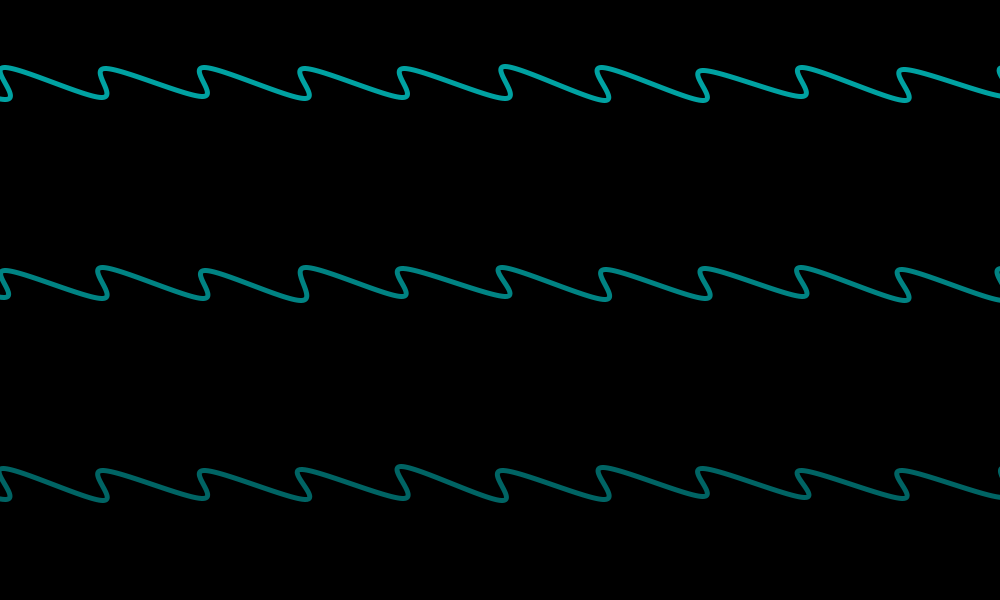
Frame 1 (no input)
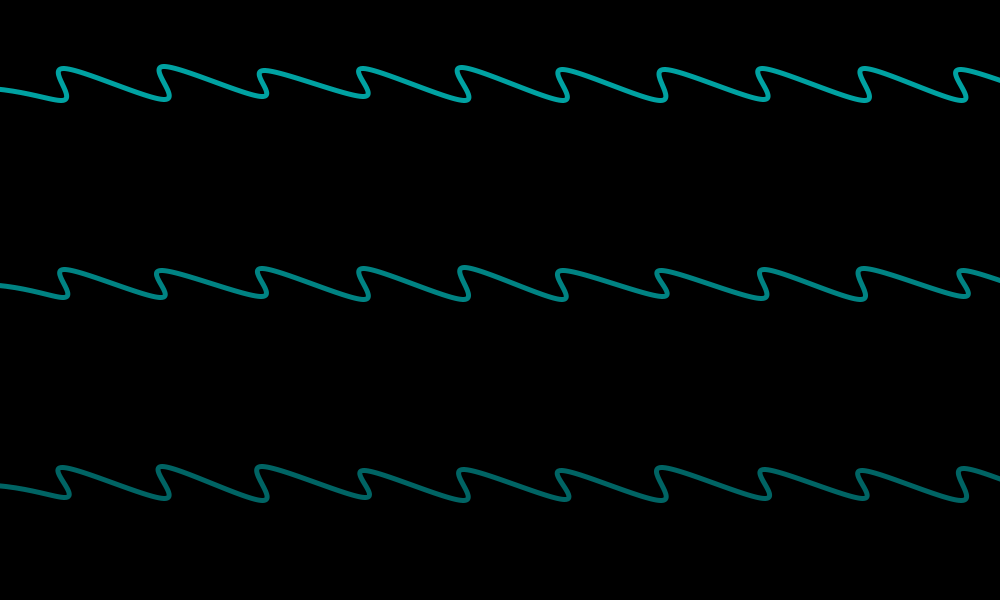
Frame 60 (the mouse pressed at the canvas centre just before this capture)
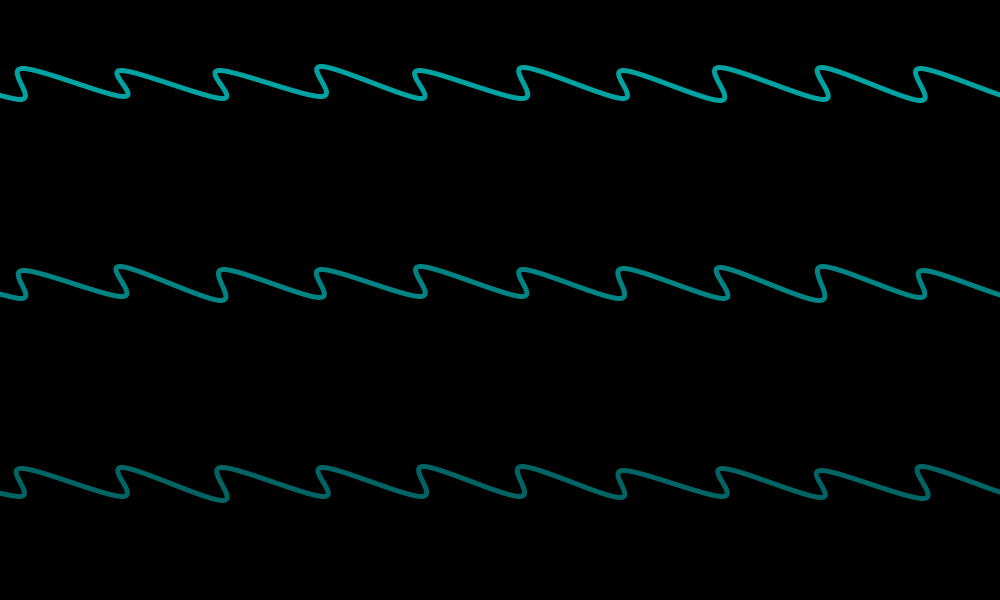
Frame 120 (the mouse held since frame 60 and released just before this capture)

The Processing sketch that drew these frames (run headless with seeded random() and noise(); from frame 60 on, the mouse is pressed at the canvas centre):

// Processing sketch: processing_166298
// ── processing_166298.pde

float deltaX, deltaY, deltaTime;

void setup() {
  size(1000, 600);
  deltaX = width/10;
  deltaY = height/3;
  deltaTime = 0;
  noFill();
  strokeWeight(5);
}
void draw() {
  background(0);
  if (deltaTime>=deltaX) deltaTime=0;
  else deltaTime++;
  for (int j=0; j<=height; j+=deltaY) {
    beginShape();
    vertex(-deltaX, height-j -(deltaY/2));
    for (float i=-deltaX; i<=width+deltaX; i+=deltaX) {
      float colorFill = map(j, 0, width, 100, 255);

      stroke(0, colorFill, colorFill);
      curveVertex(i+deltaTime+random(0, 5), height -  j + 1 - random(0, 5)+-(deltaY/2));
      curveVertex(i+deltaTime+random(0, 5), height - (30 + j)+ 1 - random(0, 5)+-(deltaY/2));
    }
    endShape();
  }
}
